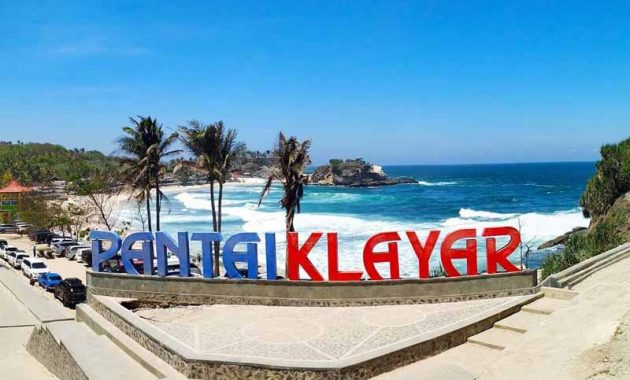
#> input picture 2/color_seg_and_2d_manip/Pantai_Klayar.jpg, 630 x 380 px
$ jupyter execute color_seg_and_2d_manip.ipynb   (shell and % lines are left out)
#> lines starting #> are read from the running program, lines starting #| are printed output that depends on the picture; after the words box and inside, x2 and y2 are one past the last pixel; in counts of white or black regions, pixels touching at a corner belong together
# Image Segmentation Using Colors and Basic Image Manipulation

Di sini kita akan membahas segmentasi citra memakai warna dan manipulasi dasar citra 2d

[cell 1]
import cv2
import numpy as np
import matplotlib.pyplot as plt
from IPython.display import Image

## Membaca file gambar
Mereview pertemuan dan tugas kemarin, kita akan membuka sebuah gambar. Gambar berwarna bisa dibuka sebagai gambar berwarna (3 channels, yakni RGB atau BGR) atau sebagai gambar monochrome (single channel).

[cell 2]
# read the image as Color
img_KLAYAR_bgr = cv2.imread("Pantai_Klayar.jpg", cv2.IMREAD_COLOR)
#> img_KLAYAR_bgr is the input picture: shape (380, 630, 3); mean B, G, R 180.4, 156.8, 118.2
print("img_KLAYAR_bgr shape is: ", img_KLAYAR_bgr.shape)
#| img_KLAYAR_bgr shape is:  (380, 630, 3)

# read the image as Grayscaled
img_KLAYAR_gry = cv2.imread("Pantai_Klayar.jpg", cv2.IMREAD_GRAYSCALE)
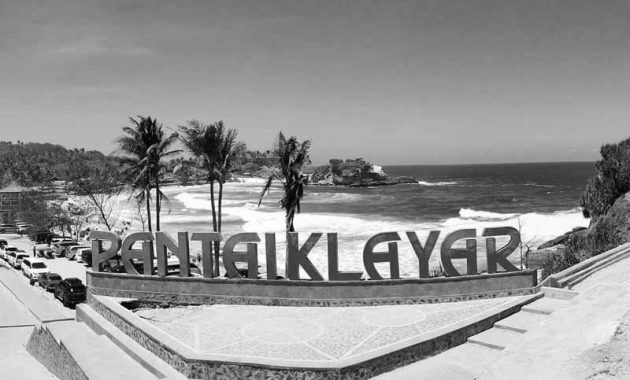
#> img_KLAYAR_gry: shape (380, 630); min 0, max 255, mean 147.9
print("img_KLAYAR_gry shape is: ", img_KLAYAR_gry.shape)
#| img_KLAYAR_gry shape is:  (380, 630)

[cell 3]
plt.imshow(img_KLAYAR_bgr[:,:,::-1])
#> (this line was passed over: IPython is not available in this run)

[cell 4]
plt.imshow(img_KLAYAR_gry, cmap='gray')
#> (this line was passed over: IPython is not available in this run)

## Segmentation based on Colors
Kita akan menapis citra berdasarkan warna. Colorspace untuk tampilan di monitor biasanya memakai RGB, yang kalau di OpenCV dibaca sebagai BGR.

Untuk segmentasi, seringkali lebih mudah memakai colorspace yang lain. Misal HSV.

[cell 5]
im_bunga = cv2.imread('Florist_Shop.jpg')
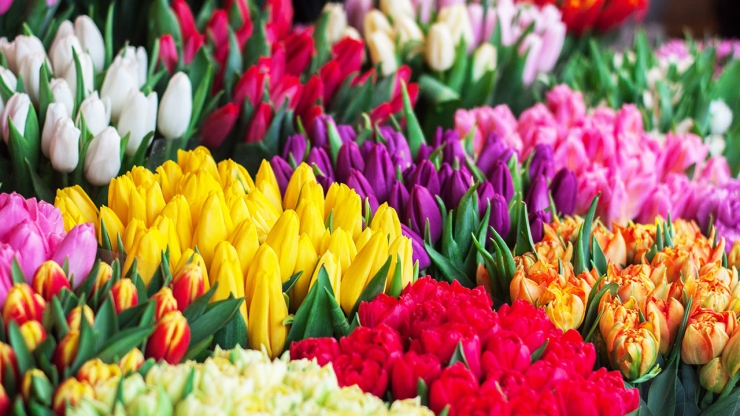
#> input picture 2/color_seg_and_2d_manip/Florist_Shop.jpg, 740 x 416 px
#> im_bunga is the input picture: shape (416, 740, 3); mean B, G, R 87.7, 111.9, 162.1
im_bunga.shape
#> Out = (416, 740, 3)

[cell 6]
plt.imshow(im_bunga[:,:,::-1])
#> (this line was passed over: IPython is not available in this run)

[cell 7]
hsv_bunga = cv2.cvtColor(im_bunga,cv2.COLOR_BGR2HSV)
#> hsv_bunga: shape (416, 740, 3); mean H, S, V 81.9, 151.7, 172.4

[cell 8]
hsv_bunga.shape
#> Out = (416, 740, 3)

[cell 9]
ungu_bawah = np.array([135,0,0])
ungu_atas  = np.array([163,255,255])
mask1 = cv2.inRange(hsv_bunga,ungu_bawah,ungu_atas)
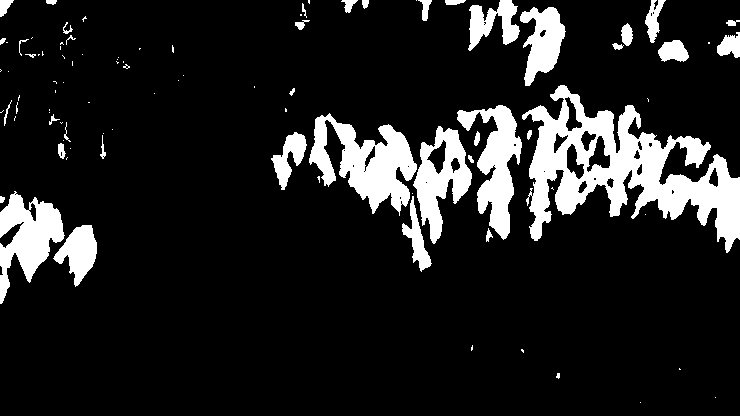
#> mask1: shape (416, 740); 13% white; 95 white regions (55 under 20 px), largest, box (x1, y1, x2, y2) and area: (522, 85, 740, 253) 14456, (309, 113, 417, 216) 5335, (457, 105, 522, 240) 3770

[cell 10]
plt.imshow(mask1, cmap='gray')
#> (this line was passed over: IPython is not available in this run)

[cell 11]
res = cv2.bitwise_and(im_bunga,im_bunga,mask=mask1)
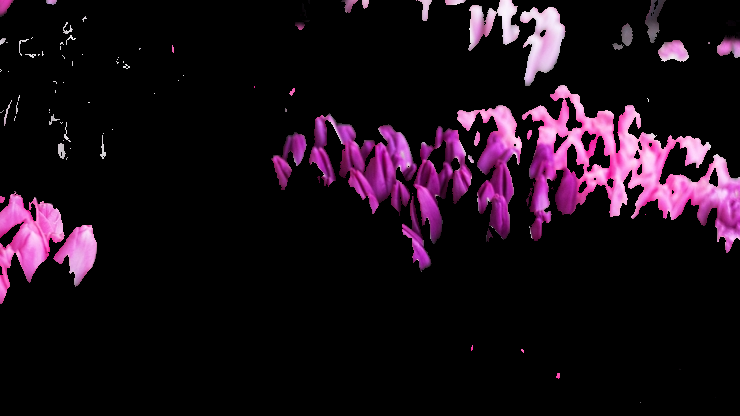
#> res: shape (416, 740, 3); mean B, G, R 23, 13.1, 25.8

[cell 12]
plt.imshow(res)
#> (this line was passed over: IPython is not available in this run)

[cell 13]
## Cobalah untuk mengambil bunga yang berwarna kuning
kuning_bawah = np.array([25,180,0])
kuning_atas  = np.array([35,255,255])
mask2 = cv2.inRange(hsv_bunga,kuning_bawah,kuning_atas)
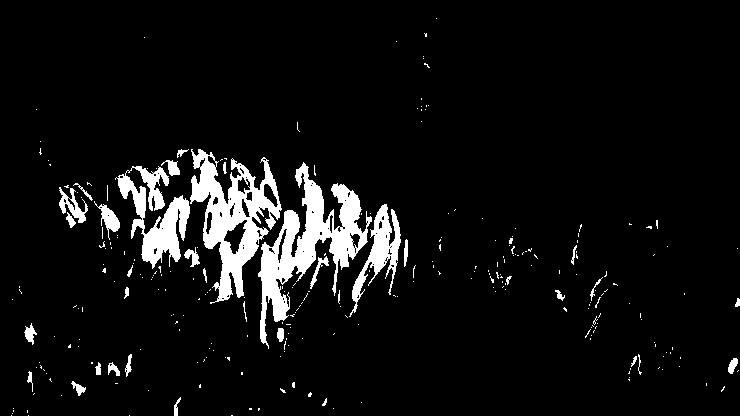
#> mask2: shape (416, 740); 6.7% white; 279 white regions (243 under 20 px), largest, box (x1, y1, x2, y2) and area: (258, 162, 372, 349) 6403, (190, 149, 282, 304) 5664, (115, 166, 190, 269) 3194

[cell 14]
plt.imshow(mask2, cmap='gray')
#> (this line was passed over: IPython is not available in this run)

[cell 15]
res2 = cv2.bitwise_and(im_bunga,im_bunga,mask=mask2)
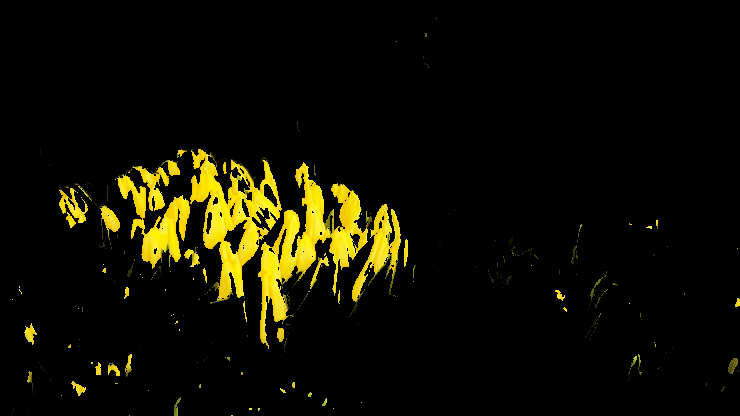
#> res2: shape (416, 740, 3); mean B, G, R 1.5, 13.8, 15.4

[cell 16]
plt.imshow(res2[:,:,::-1])
#> (this line was passed over: IPython is not available in this run)
